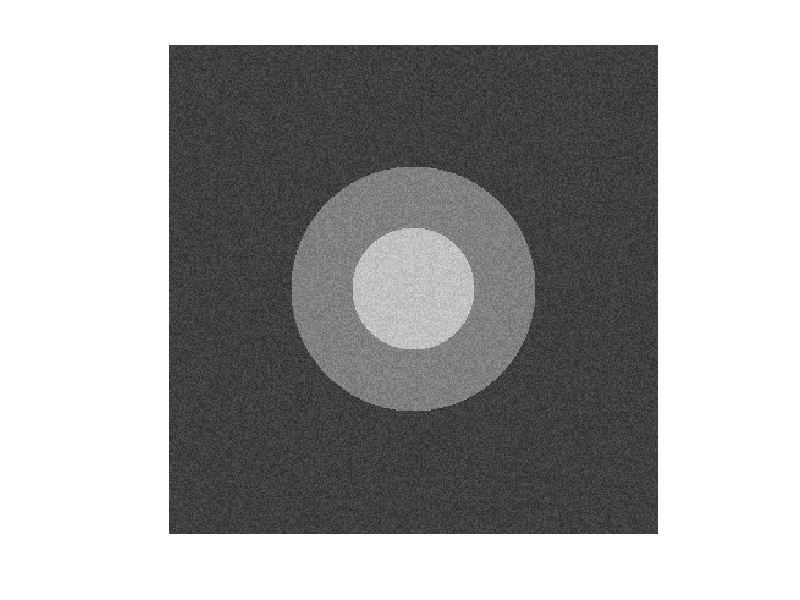

Write MATLAB code to recreate this figure.
clear, clc, close all
format short, format compact

%===|Question 2|====%

%Generate an image composed of two circles
%Inner circle has a radius of 50 pixels with mean of 192
%Outer circle has a radius of 100 pixels with mean of 64

%Circle Radius
R1 = 100;       %inner circle
R2 = 50;        %outer circle

%Image array
N = 400;
I = 64*(ones(N,N));

%generate
for row = I : N
    for col = 1 : N
        if(row - N/2)^2 + (col - N/2)^2 < R2^2
            I(row,col) = 192;
        elseif(row - N/2)^2 + (col - N/2)^2 < R1^2
            I(row,col) = 128;
        end
    end
end

%Generate noise: r = a + (b-a).*rand(100,1)  
I = I + (16 - (-16)) * (rand(N) - 0.5);
imshow(I, [0 255]);

%Write to a file
imwrite(uint8(I), 'circles.tif');